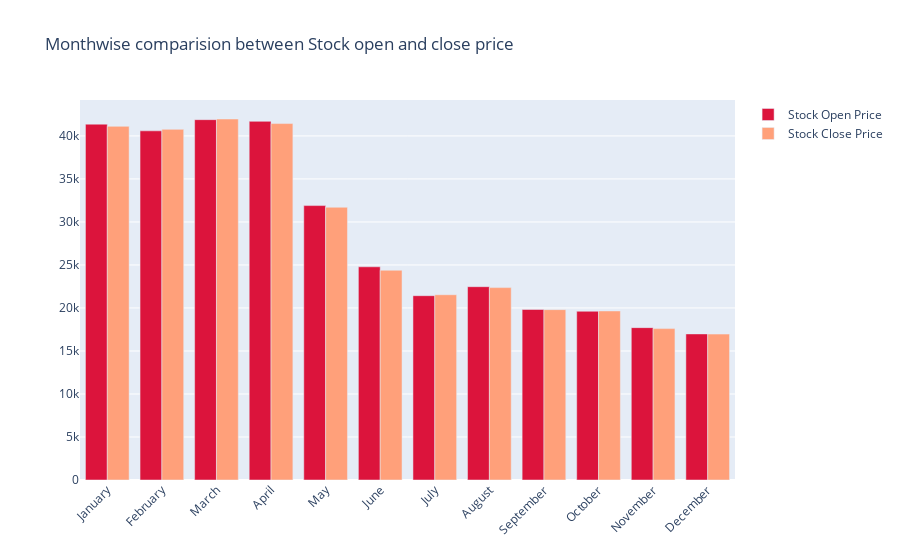

Notebook cell for this chart:
### Code cell
fig = go.Figure()

fig.add_trace(go.Bar(
    x=monthvise.index,
    y=monthvise['Open'],
    name='Stock Open Price',
    marker_color='crimson'
))
fig.add_trace(go.Bar(
    x=monthvise.index,
    y=monthvise['Close'],
    name='Stock Close Price',
    marker_color='lightsalmon'
))

fig.update_layout(barmode='group', xaxis_tickangle=-45, 
                  title='Monthwise comparision between Stock open and close price')
fig.show()

### Figure 1 — Plotly figure (JSON) as saved in the notebook; plotly's stock layout.template omitted (floating-point values rounded to 4 significant figures)
{"data": [{"marker": {"color": "crimson"}, "name": "Stock Open Price", "type": "bar", "x": ["January", "February", "March", "April", "May", "June", "July", "August", "September", "October", "November", "December"], "y": [41370.0, 40590.0, 41890.0, 41690.0, 31900.0, 24780.0, 21420.0, 22470.0, 19820.0, 19620.0, 17710.0, 16980.0]}, {"marker": {"color": "lightsalmon"}, "name": "Stock Close Price", "type": "bar", "x": ["January", "February", "March", "April", "May", "June", "July", "August", "September", "October", "November", "December"], "y": [41110.0, 40760.0, 41970.0, 41440.0, 31710.0, 24380.0, 21540.0, 22370.0, 19800.0, 19650.0, 17600.0, 16960.0]}], "layout": {"autosize": true, "barmode": "group", "title": {"text": "Monthwise comparision between Stock open and close price"}, "xaxis": {"autorange": true, "range": [-0.5, 11.5], "tickangle": -45, "type": "category"}, "yaxis": {"autorange": true, "range": [0, 44170.0], "type": "linear"}}}
